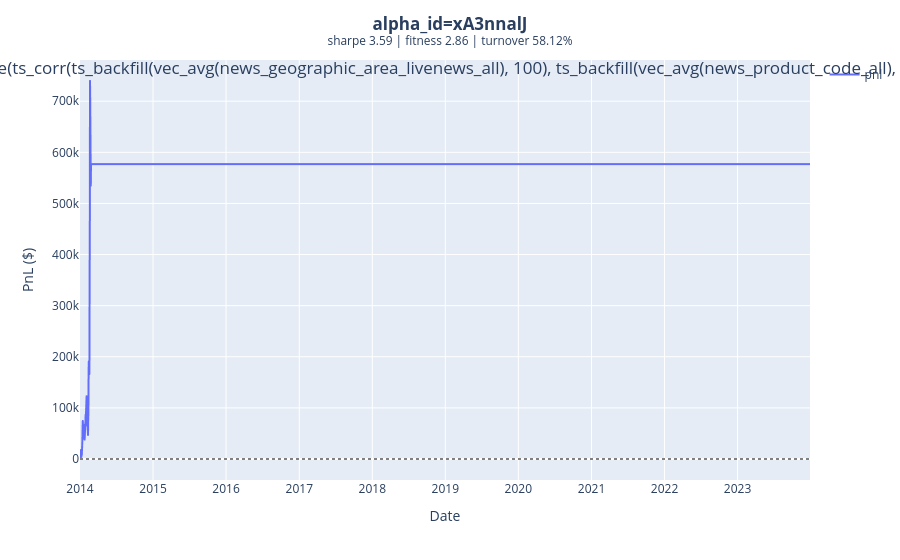

The notebook cell saved with this chart:
### Code cell
# VISUALIZE - PnL of the best alpha (highest fitness)
import plotly.express as px

qualified = [r for r in history if r.get('alpha_id')]     # only successfully simulated alphas
if not qualified:
    raise ValueError('No successfully simulated alphas yet - run the loop first.')

best = max(qualified, key=lambda r: r['fitness'])
alpha_id = best['alpha_id']
print(f"Best alpha : {alpha_id} | sharpe {best['sharpe']:.2f} | fitness {best['fitness']:.2f}")
print(f"expression : {best['expression']}")

alpha_pnl = ace.get_alpha_pnl(s, alpha_id)
if alpha_pnl.empty:
    raise ValueError(f'No PnL records returned for {alpha_id}')

pnl_cols = ['pnl', 'risk-neutralized-pnl', 'investability-constrained-pnl']
pnl_cols = [c for c in pnl_cols if c in alpha_pnl.columns]      # guard against API changes

fig = px.line(
    alpha_pnl, x=alpha_pnl.index, y=pnl_cols,
    labels={'x': 'Date', 'value': 'PnL ($)', 'variable': 'series'},
)
fig.add_hline(y=0, line_dash='dot', line_color='gray')
fig.update_layout(
    title=dict(
        text=(f"<b>alpha_id={hf.make_clickable_alpha_id(alpha_id)}</b><br>"
              f"<sup>sharpe {best['sharpe']:.2f} | fitness {best['fitness']:.2f} | "
              f"turnover {best['turnover']:.2%}</sup><br>"
              f"{best['expression']}"),
        x=0.5,
    ),
    xaxis_title='Date',
    yaxis_title='PnL ($)',
    legend_title_text='',
    hovermode='x unified',
)
fig.show()

### Figure 1 — Plotly figure (JSON) as saved in the notebook; plotly's stock layout.template omitted (floating-point values rounded to 4 significant figures; data arrays with more than 128 entries replaced by an {"elided": "..."} marker saying what was removed)
{"data": [{"hovertemplate": "series=pnl<br>date=%{x}<br>PnL ($)=%{y}<extra></extra>", "legendgroup": "pnl", "line": {"color": "#636efa", "dash": "solid"}, "marker": {"symbol": "circle"}, "mode": "lines", "name": "pnl", "showlegend": true, "type": "scattergl", "x": {"elided": "2586 str values"}, "xaxis": "x", "y": {"elided": "2586 float values"}, "yaxis": "y"}], "layout": {"hovermode": "x unified", "legend": {"title": {"text": ""}, "tracegroupgap": 0}, "margin": {"t": 60}, "shapes": [{"line": {"color": "gray", "dash": "dot"}, "type": "line", "x0": 0, "x1": 1, "xref": "x domain", "y0": 0, "y1": 0, "yref": "y"}], "title": {"text": "<b>alpha_id=<a href=\"https://platform.worldquantbrain.com/alpha/xA3nnalJ\">xA3nnalJ</a></b><br><sup>sharpe 3.59 | fitness 2.86 | turnover 58.12%</sup><br>rank(ts_zscore(ts_corr(ts_backfill(vec_avg(news_geographic_area_livenews_all), 100), ts_backfill(vec_avg(news_product_code_all), 100), 60), 20))", "x": 0.5}, "xaxis": {"anchor": "y", "domain": [0, 1], "title": {"text": "Date"}}, "yaxis": {"anchor": "x", "domain": [0, 1], "title": {"text": "PnL ($)"}}}}
